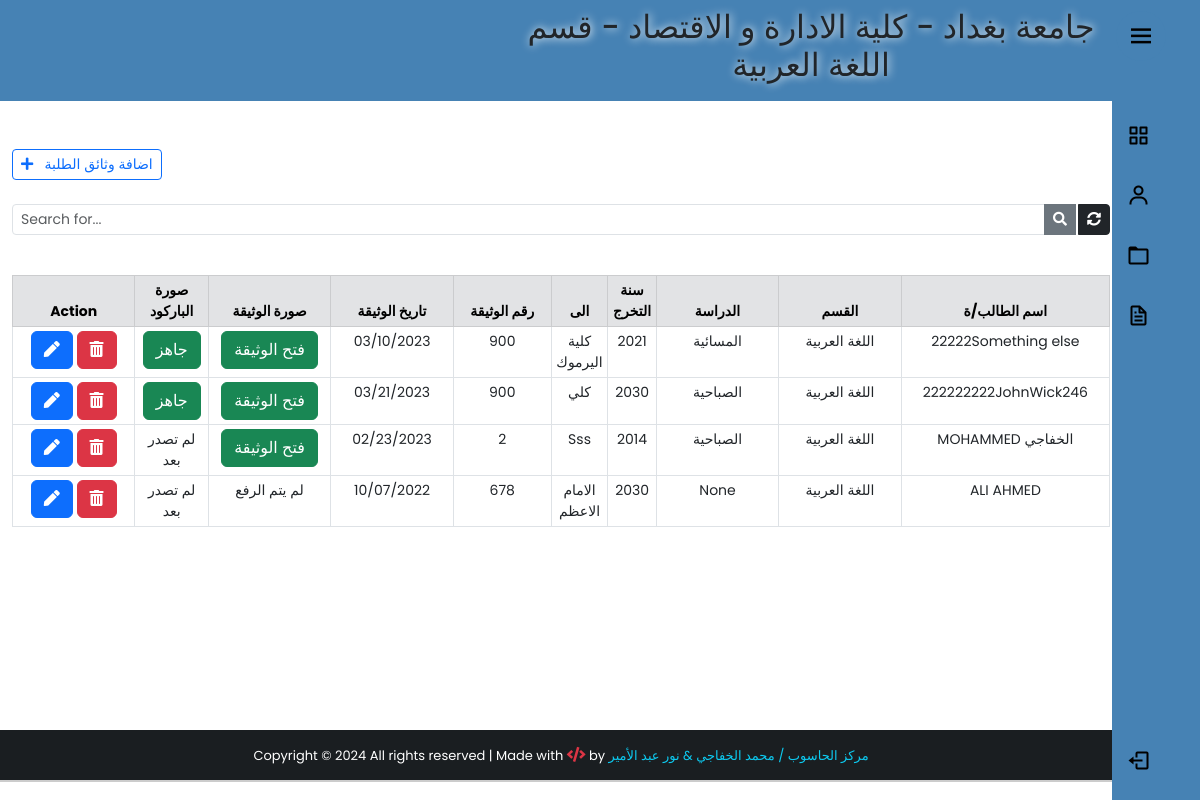
Page /backend/ (signed in) on the earlier database version.
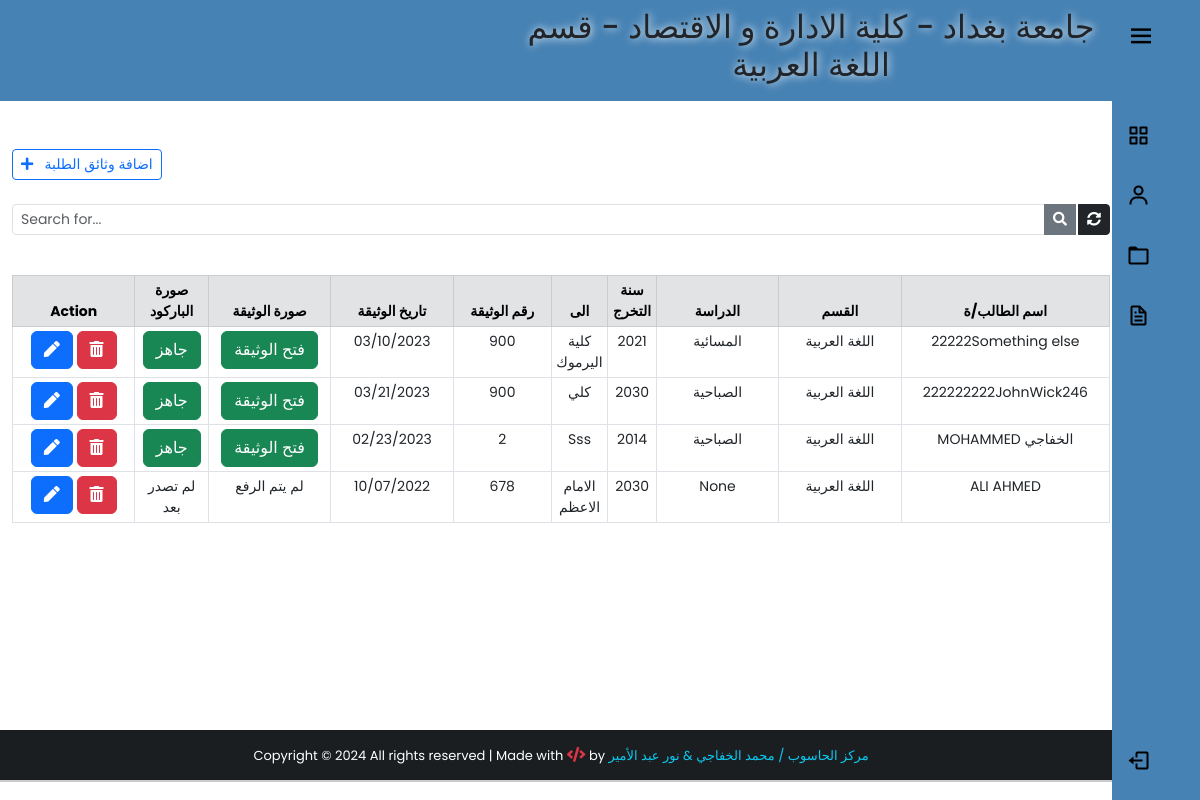
Same page on the later database version.
### app/models.py (models this page shows, shortened)
class StudentDocument(models.Model):
    study_list = (
        ("الصباحية", "الصباحية"),
        ("المسائية", "المسائية"),
    )
    user = models.CharField(max_length=100,verbose_name="اسم المستخدم")
    name = models.CharField(max_length=100,verbose_name="اسم الطالب/ة" )
    Dname = models.CharField(max_length=100,verbose_name="القسم")
    study = models.CharField(max_length=20,verbose_name="الدراسة", choices=study_list,null=True,blank=True)
    Cname = models.CharField(max_length=100,verbose_name="المحافظة")
    graduate_year = models.CharField(max_length=100,verbose_name="سنة التخرج")
    to = models.CharField(max_length=250 , verbose_name="الجهة المصدر اليها")
    Dnumber = models.CharField(max_length=20,verbose_name="رقم الوثيقة")
    Ddate = models.DateField(verbose_name="تاريخ الوثيقة",blank=True,null=True)
    note = models.TextField(blank=True,null=True)
    img_doc = models.FileField(upload_to='stdDoc/%y/',null=True,blank=True,verbose_name="صورة الوثيقة")
    img_qr = models.FileField(upload_to='stdDoc/%y/',null=True,blank=True,verbose_name="صورة الباركود")
    check_post = models.BooleanField(null=True,default=False)
    created_at = models.DateTimeField(auto_now_add=True)
    class Meta:
        verbose_name_plural = "جدول وثائق الطلبة"

### app/views.py (the view)
# urls.py: path('backend/', views.backend,name='backend'),
@cache_control(no_cache=True , must_revalidate=True,no_store=True)
@login_required(login_url='login')
def backend(request):
    if 'q' in request.GET:
        q = request.GET['q']
        user = request.user.userprofile
        all_student_list = StudentDocument.objects.filter(
            Q(name__icontains=q) | Q(graduate_year=q) | Q(
                to=q) | Q(Dnumber=q)
        ).order_by('-created_at')
        all_student_list=all_student_list.filter(Dname=user.Dname,Cname=user.Cname,user=user.user)
    else:
        user = request.user.userprofile
        all_student_list = StudentDocument.objects.all().filter(user=user.user,Dname=user.Dname,Cname=user.Cname).order_by('-created_at')
    paginator = Paginator(all_student_list, 10)
    page = request.GET.get('page')
    all_students = paginator.get_page(page)
    context = {
        'studentDoc': all_students,
        'user': user,
    }
    return render(request, 'backend.html', context)

### app/models.py (called while the page is built)
    def __str__(self):
        return self.Dname

    def __str__(self):
        return self.Cname

### app/templates/backend.html (shortened to what the changed rows need)
{% extends 'base2.html' %}
{% block content %}
<div class="container" style="padding-top:0px;">
     <br><br>
     <center>
          <table class="table table-bordered table-sm mt-4" style="text-align: center; font-size: 14px;">
               <thead class="table-secondary">
                  <div class="row">
                    <tr>
                         <th class="col-lg-2 col-sm-1" style="width:10%;" colspan="1">Action</th>
                          <th class="col-lg-2 col-sm-1" style="width:5%;">صورة الباركود</th>
                           <th class="col-lg-2 col-sm-1" style="width:10%;">صورة الوثيقة </th>
                         <th class="col-lg-2 col-sm-1" style="width:10%;">تاريخ الوثيقة</th>
                         <th class="col-lg-2 col-sm-1" style="width:8%;">رقم الوثيقة</th>
                         <th class="col-lg-2 col-sm-1" style="width:1%;">الى</th>
                         <th class="col-lg-2 col-sm-1" style="width:1%;">سنة التخرج</th>
                         <th class="col-lg-2 col-sm-1" style="width:10%;">الدراسة</th>
                         <th class="col-lg-2 col-sm-1" style="width:10%;">القسم</th>
                         <th class="col-lg-2 col-sm-1" style="width:17%;">اسم الطالب/ة</th>
                    </tr>
                    </div>
                    </thead>
               {% for std in studentDoc %}
                <tr>
                    <td id="responsive-border" >
                              <a href="/studentDoc/{{std.id}}" class="btn btn-primary " title="Edit patient">
                                   <i class="fas fa-pen"></i>
                              </a>
                         <a class="btn btn-secondary btn-danger"  title="Remove state" data-bs-toggle="modal" data-bs-target="#deleteModal{{std.pk}}">
                              <i class="fas fa-trash-alt"></i>
                    </a>
                   </td>
                         {% if std.img_qr %}
                      <td id="responsive-border">
                         <a href="{{std.img_qr.url}}" class="btn btn-success"  target="_blank" title="show img">
                              جاهز
                         </a>
                      </td>
                         {% else %}
                    <td id="responsive-border" data-label="تاريخ الوثيقة" >لم تصدر بعد</td>
                         {% endif %}
                     {% if std.img_doc %}
                   <td id="responsive-border">
                         <a href="{{std.img_doc.url}}" class="btn btn-success"  target="_blank" title="show img">
                              فتح الوثيقة
                         </a>
                      </td>
                           {% else %}
                    <td id="responsive-border" data-label="صورة الوثيقة" >لم  يتم الرفع</td>
                         {% endif %}
                    <td id="responsive-border" data-label="تاريخ الوثيقة" >{{std.Ddate | date:'m/d/Y' }}</td>
                    <td id="responsive-border"data-label="رقم الوثيقة">{{std.Dnumber}}  </td>
                    <td id="responsive-border"data-label=" الى">{{std.to}}</td>
                    <td id="responsive-border"data-label=" سنة التخرج ">{{std.graduate_year}}</td>
                     <td id="responsive-border"data-label="الدراسة ">{{std.study}}</td>
                    <td id="responsive-border" data-label="القسم">{{std.Dname}}</td>
                    <td style="text-align:cnter;" data-label="اسم الطالب/ة"id="top-table">{{std.name}}</td>
               </tr>
               {% endfor %}
                </table>
     </center>
    <br> <br>
     </div>
{% endblock content %}

Differences in the rows shown:
changed StudentDocument "Sss": img_qr "لم تصدر بعد" → "جاهز"
